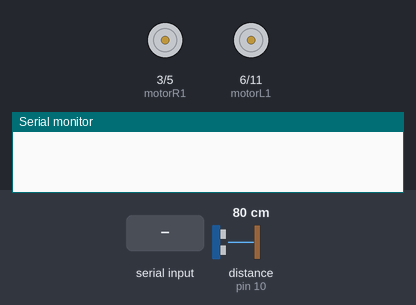
Bench run of a sketch on a simulated Arduino Uno, built with avr-gcc and run on an emulated ATmega328P. Parts: motor-driver pin pairs drawn as motors (green arrow = first pin HIGH = forward, orange = second pin HIGH = backward, longer = more drive), the last lines printed to the serial monitor. Wiring (inferred from the names in the program): ultrasonic range finder: trigger pin 9; echo pin 10. The inputs (shaded band) are chosen by the test bench; at power-on: distance to the obstacle (sensor on pin 10) 80 cm. The echo pulse lasts 58.3 µs per cm.

Above: at 1.2 s.
1.3 s: "1" received over the second serial link
At 2.4 s:
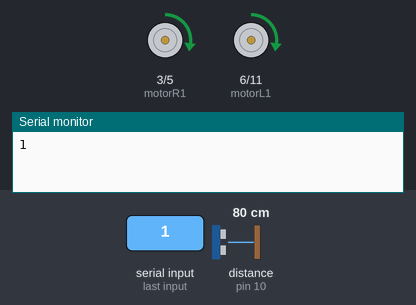
2.8 s: "3" received over the second serial link
At 4.0 s:
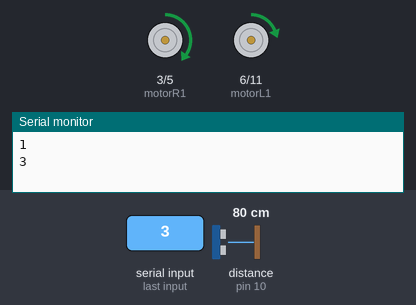
4.3 s: distance to the obstacle (sensor on pin 10) set to 17 cm
5.8 s: distance to the obstacle (sensor on pin 10) set to 14 cm
At 6.5 s:
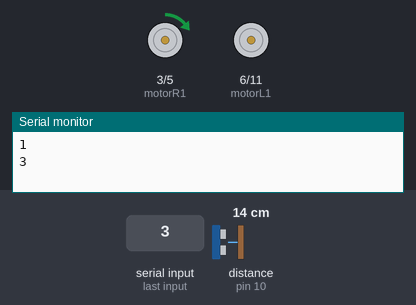
7.3 s: "2" received over the second serial link
At 8.1 s:
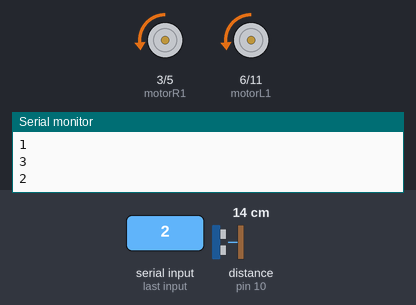
8.8 s: "E" received over the second serial link
At 10.0 s:
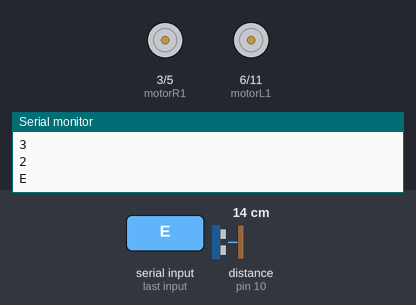
Timing chart, 0 to 11.3 s (numbered marks = the images above; inputs shaded):
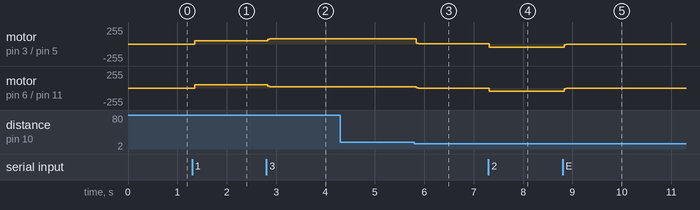

Measured:
- the behaviour switches between 16 and 15 cm on distance to the obstacle (sensor on pin 10) (found by bisection; images 2 and 3)
- after the input at 1.3 s, motor on pin 3 (motorR1) / pin 5 (motorR2), motor on pin 6 (motorL1) / pin 11 (motorL2): stopped → forward 50/255 after 0.06 s
- after the input at 2.8 s, motor on pin 3 (motorR1) / pin 5 (motorR2): forward 50/255 → forward 79/255 at once; motor on pin 6 (motorL1) / pin 11 (motorL2): forward 50/255 → forward 20/255 at once
- after the input at 4.3 s, every drawn part: stays the same
- after the input at 5.8 s, motor on pin 3 (motorR1) / pin 5 (motorR2): forward 79/255 → forward 2/255 at once; motor on pin 6 (motorL1) / pin 11 (motorL2): forward 20/255 → stopped at once
- after the input at 7.3 s, motor on pin 3 (motorR1) / pin 5 (motorR2): forward 2/255 → backward 48/255 at once; motor on pin 6 (motorL1) / pin 11 (motorL2): stopped → backward 48/255 at once
- after the input at 8.8 s, motor on pin 3 (motorR1) / pin 5 (motorR2), motor on pin 6 (motorL1) / pin 11 (motorL2): backward 48/255 → stopped at once

The sketch:

bluetooth_control_robot.ino
```cpp
#include <SoftwareSerial.h>
SoftwareSerial android(7, 8);
char command ;
int motorR1 = 3;
int motorR2 = 5;
int motorL1 = 6;
int motorL2 = 11;
int trigPin = 9;
int echoPin = 10;
long duration;
int distance;
int data;
void setup() {
  pinMode(motorR1, OUTPUT);
  pinMode(motorR2, OUTPUT);
  pinMode(motorL1, OUTPUT);
  pinMode(motorL2, OUTPUT);

  pinMode(trigPin, OUTPUT); // Sets the trigPin as an Output
  pinMode(echoPin, INPUT); // Sets the echoPin as an Input
  Serial.begin(9600);
  android.begin(9600);// Starts the serial communication
}

void loop() {
  // Clears the trigPin
  digitalWrite(trigPin, LOW);
  delayMicroseconds(2);
  // Sets the trigPin on HIGH state for 10 micro seconds
  digitalWrite(trigPin, HIGH);
  delayMicroseconds(10);
  digitalWrite(trigPin, LOW);
  // Reads the echoPin, returns the sound wave travel time in microseconds
  duration = pulseIn(echoPin, HIGH);
  // Calculating the distance
  distance = duration * 0.034 / 2;
  // Prints the distance on the Serial Monitor
  //Serial.print("Distance: ");
  //Serial.print(distance);
  //Serial.println("CM");

  if (android.available())
  {
    command = android.read();
    android.println(command);
    Serial.println(command);
  }

  // for bluetooth

  analogWrite(motorR1, 0);
  analogWrite(motorR2, 0);
  analogWrite(motorL1, 0);
  analogWrite(motorL2, 0);

  if (distance >= 10)
  {

    if (command == '1') //forward
    {
      analogWrite(motorR1, 50);
      analogWrite(motorR2, 0);
      analogWrite(motorL1, 50);
      analogWrite(motorL2, 0);

    }

    else if (command == '3') //Left
    {
      analogWrite(motorR1, 80);
      analogWrite(motorR2, 0);
      analogWrite(motorL1, 20);
      analogWrite(motorL2, 0);

    }
    else if (command == '4') //Right
    {
      analogWrite(motorR1, 20);
      analogWrite(motorR2, 0);
      analogWrite(motorL1, 80);
      analogWrite(motorL2, 0);

    }
    else if (command == 'E') //stop
    {
      analogWrite(motorR1, 0);
      analogWrite(motorR2, 0);
      analogWrite(motorL1, 0);
      analogWrite(motorL2, 0);

    }
  }
  if (distance < 15)//all motor off
  {
    analogWrite(motorR1, 0);
    analogWrite(motorR2, 0);
    analogWrite(motorL1, 0);
    analogWrite(motorL2, 0);
    // digitalWrite(spker, HIGH);
  }
  if (command == '2') //Reverse
  {
    analogWrite(motorR1, 0);
    analogWrite(motorR2, 50);
    analogWrite(motorL1, 0);
    analogWrite(motorL2, 50);
    //digitalWrite(spker, LOW);
  }

  //command = 's';

}
```
